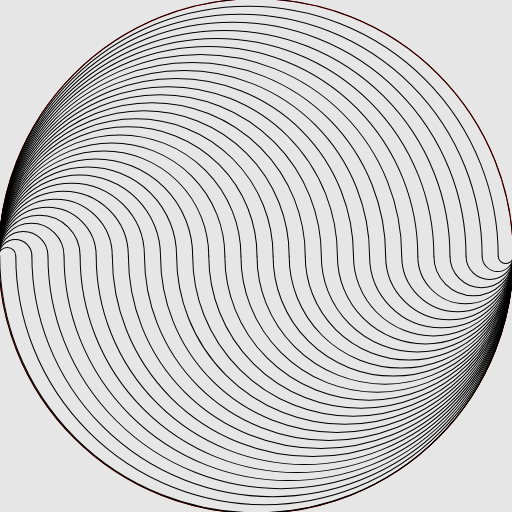
Frame 1 (no input)
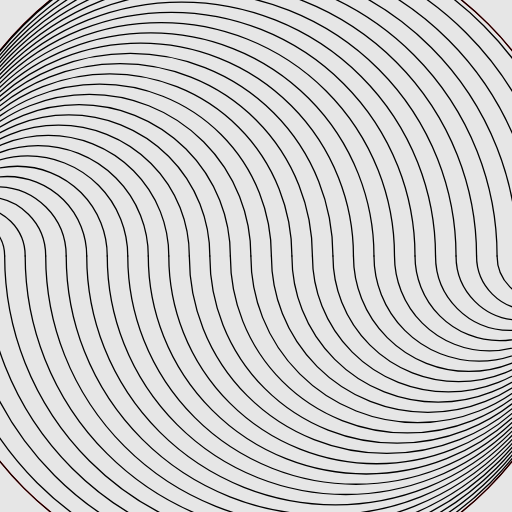
Frame 60 (no input)
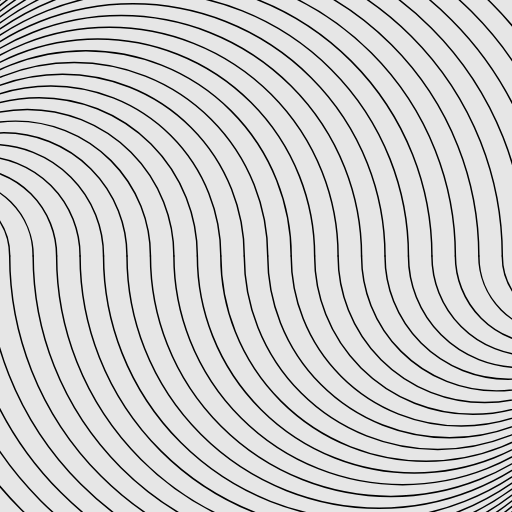
Frame 120 (the mouse pressed at the canvas centre since frame 60)

The p5.js sketch that drew these frames (run headless with seeded random() and noise() and a simulated clock; from frame 60 on, the mouse is pressed at the canvas centre):

// p5.js sketch
// ── sketch.js
function setup() {
  createCanvas(512, 512)
  pixelDensity(1)
}

function draw() {
  background(230)

  translate(width / 2, height / 2)
  scale(1 + sin(frameCount / 100) * 0.5)

  noFill()
  stroke('red')
  circle(0, 0, width)

  noFill()
  stroke('black')

  circle(0, 0, width)
  for(var i = 0; i < width; i += width / 32) {
    var offset = frameCount + i,
        topSize = offset % width,
        bottomSize = width - offset % width
    arc(-width / 2 + topSize / 2, 0, topSize, topSize, PI, TWO_PI)
    arc(width / 2 - bottomSize / 2, 0, bottomSize, bottomSize, 0, PI)
  }


}
